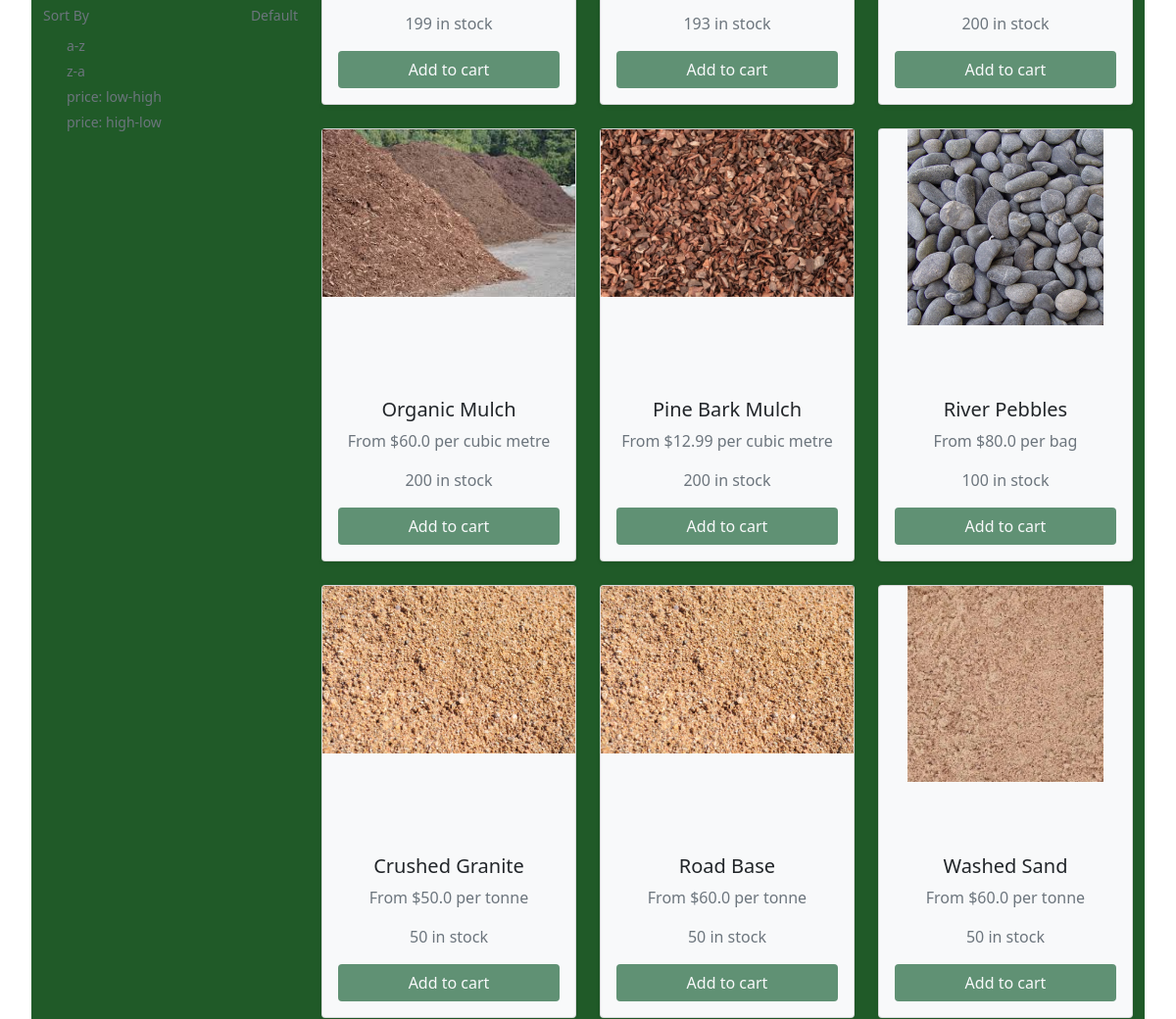
Before: / (middle part) with the older database file.
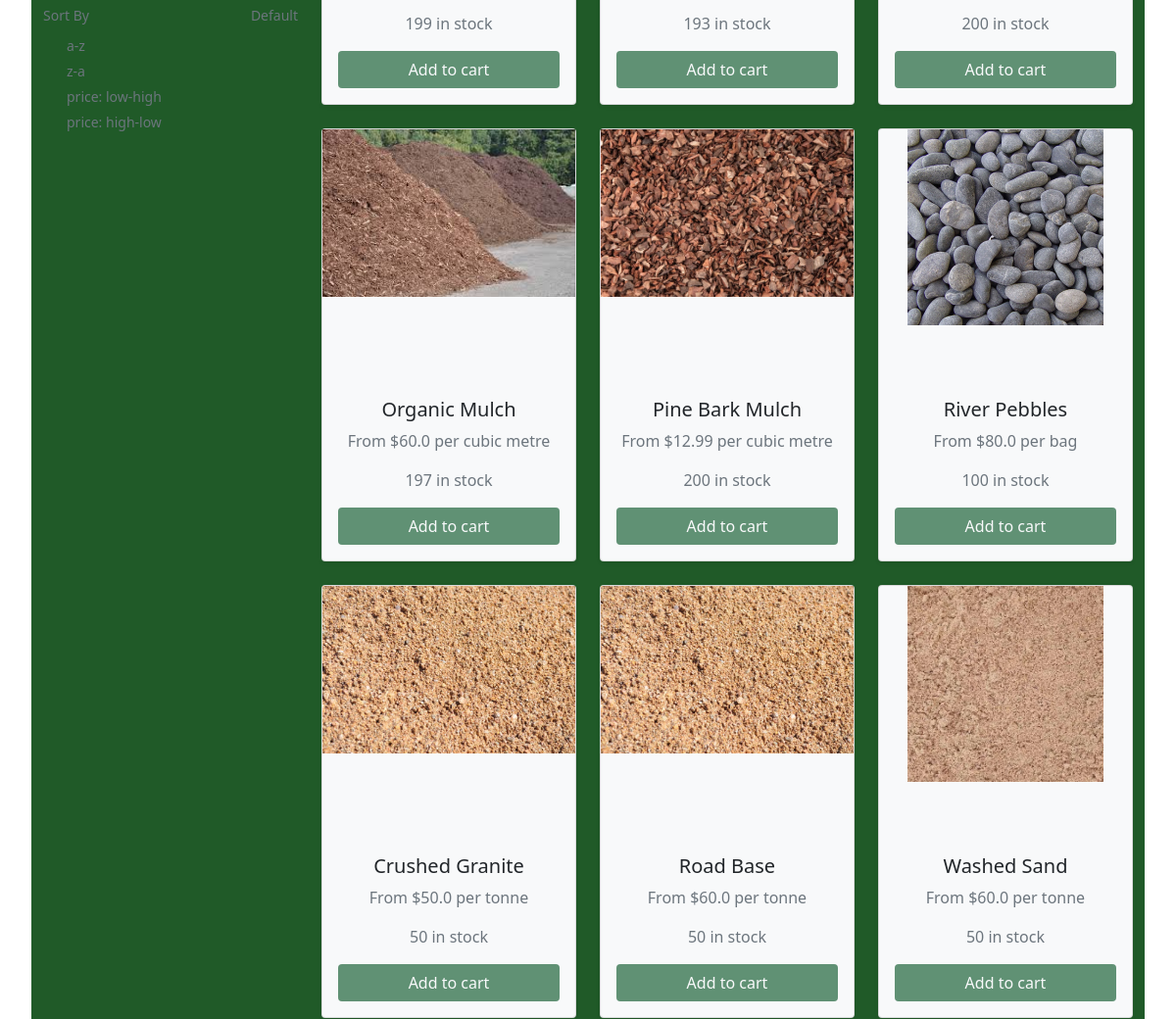
After: the same page with the newer database file.
### ORM/tables.py (models this page shows, shortened)
class Product(TimeStampedModel):
    __tablename__ = 'products'
    id = Column(Integer, primary_key=True, autoincrement=True)
    name = Column(String(100), nullable=False)
    description = Column(String, nullable=False)
    dimensions = Column(String(50), nullable=True)
    weight = Column(REAL, nullable=True)
    unit = Column(String(50), nullable=False)
    price = Column(REAL, nullable=False)
    stock_level = Column(Integer, nullable=False)
    category = Column(Integer, ForeignKey('categories.id'), nullable=False, index=True)
    image = Column(String(100), nullable=False)
    orders = Relationship('Order', back_populates='product')
    categories = Relationship('Category', back_populates='product')

### main.py (the view)
@limiter.limit("5 per second")
@app.route("/", methods=['POST', 'GET'])
def products_page():
    product_list = get_products()
    category_list = get_categories()
    return render_template("products.html", products=product_list, categories=category_list)

### ORM/ORM_operations.py (called while the page is built)
def get_products():
    products = Product.query.all()
    return products

def get_categories() -> list:
    res = []
    categories = Category.query.all()
    for category in categories:
        res.append(category)
    return res

### main.py (called while the page is built)
@app.after_request
def add_security_headers(resp):
    resp.headers['Content-Security-Policy'] =  "default-src 'self'; object-src 'none'; base-uri 'none';" #prevents inline scripts from running and objects
    resp.headers['X-Content-Type-Options'] = 'nosniff' #forces the browser to honour the content type instead of auto detecting
    resp.headers['X-Frame-Options'] = 'SAMEORIGIN' #prevents external sites from embedding this site in iframe, helping prevent clickjacking
    return resp

### templates/products.html (shortened to what this page needs)
{% extends "base.html" %}
{% block content %}
<section class="py-5">
  <div class="container">
    <div class="row">
      <div class="col-lg-3 mb-5">
        <div class="position-sticky" style="top: 100px;">
          <div class="py-5">
            <form class="sort_form">
              <div class="d-flex justify-content-between align-items-center mb-2">
                  <small class="text-muted">Sort By</small>
                  <a href="/" id="default_sort" class="text-muted small text-decoration-none">Default</a>
              </div>
              <div class="form-check">
                <a href="/sort_products_a-z" id="a-z" class="text-muted small text-decoration-none">a-z</a>
              </div>
              <div class="form-check">
                <a href="/sort_products_z-a" id="z-a" class="text-muted small text-decoration-none">z-a</a>
              </div>
              <div class="form-check">
                <a href="/sort_products_low-high" id="low-high" class="text-muted small text-decoration-none">price: low-high</a>
              </div>
              <div class="form-check">
                <a href="/sort_products_high-low" id="high-low" class="text-muted small text-decoration-none">price: high-low</a>
              </div>
            </form>
          </div>
        </div>
      </div>
      <div class="col-lg-9">
        <div class="row" id="productGrid">
          {% for product in products %}
          <div class="col-md-6 col-lg-4 mb-4 product-item" data-category="{{ product.category }}">
            <div class="card h-100 shadow-sm hover-card" style="background-color: #f8f9fa;">
              <div class="ratio ratio-1x1 p-4">
                <div class="ratio ratio-1x1 p-4 d-flex justify-content-center align-items-center">
                  <a href="/product_view_{{ product.id }}">
                    <img src="{{ product.image }}" class="img-fluid mx-auto d-block hover-image" style="max-height: 200px; object-fit: contain;" alt="{{ product.name }}">
                  </a>
                </div>
              </div>
              <div class="card-body text-center">
                <h5 class="card-title">{{ product.name }}</h5>
                <p class="text-muted">From ${{ product.price }} {{ product.unit }}</p>
                <p class="text-muted">{{product.stock_level}} in stock</p>
                <button id="add_to_cart_{{ product.id }}" class="btn text-light w-100" style="background-color: #609174;">Add to cart</button>
              </div>
            </div>
          </div>
          {% endfor %}
        </div>
      </div>
    </div>
  </div>
</section>
<link href="https://cdn.jsdelivr.net/npm/bootstrap-icons@1.10.5/font/bootstrap-icons.css" rel="stylesheet">
{% endblock %}

### templates/base.html (shortened to what this page needs)
<!doctype html>
<html lang="en">
  <head>
    <link href="https://cdn.jsdelivr.net/npm/bootstrap@5.0.2/dist/css/bootstrap.min.css" rel="stylesheet">
    <link rel="stylesheet" href="style.css">
  </head>
  <body>
    {%block content%}{%endblock%}
  </body>
</html>

### static/style.css (style rules this page uses)
.container { background-color: #205A28; }
body { margin-left : 2rem; margin-right : 2rem; }

### templates/products.html (style rules this page uses)
.hover-card { transition: transform 0.2s ease, box-shadow 0.2s ease; }
.hover-image { transition: transform 0.3s ease; }

Changed rows visible on the page:
changed Product "Organic Mulch": stock_level "200" → "197"
